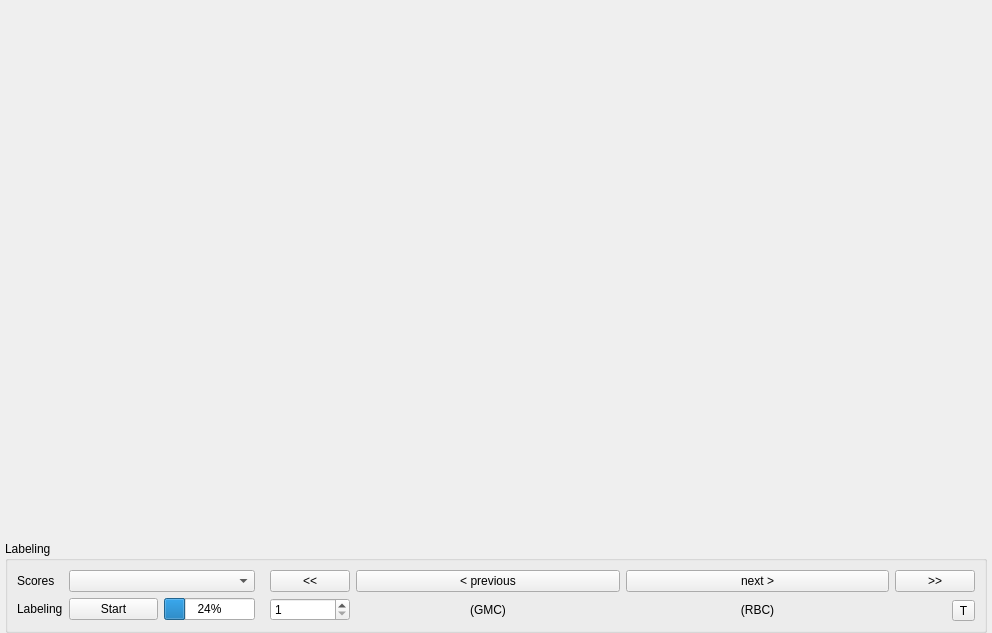
<?xml version="1.0" encoding="UTF-8"?>
<ui version="4.0">
 <class>binary</class>
 <widget class="QWidget" name="binary">
  <property name="geometry">
   <rect>
    <x>0</x>
    <y>0</y>
    <width>992</width>
    <height>633</height>
   </rect>
  </property>
  <property name="windowTitle">
   <string>Form</string>
  </property>
  <layout class="QVBoxLayout" name="verticalLayout_2" stretch="0,0">
   <property name="leftMargin">
    <number>5</number>
   </property>
   <property name="rightMargin">
    <number>5</number>
   </property>
   <property name="bottomMargin">
    <number>0</number>
   </property>
   <item>
    <widget class="WidgetVisualize" name="widget_vis" native="true">
     <property name="sizePolicy">
      <sizepolicy hsizetype="Preferred" vsizetype="Expanding">
       <horstretch>0</horstretch>
       <verstretch>0</verstretch>
      </sizepolicy>
     </property>
    </widget>
   </item>
   <item>
    <widget class="QGroupBox" name="groupBox">
     <property name="title">
      <string>Labeling</string>
     </property>
     <layout class="QHBoxLayout" name="horizontalLayout" stretch="1,3">
      <item>
       <layout class="QFormLayout" name="formLayout">
        <item row="0" column="0">
         <widget class="QLabel" name="label_3">
          <property name="text">
           <string>Scores</string>
          </property>
         </widget>
        </item>
        <item row="0" column="1">
         <widget class="CheckableComboBox" name="comboBox_score"/>
        </item>
        <item row="1" column="0">
         <widget class="QLabel" name="label_4">
          <property name="text">
           <string>Labeling</string>
          </property>
         </widget>
        </item>
        <item row="1" column="1">
         <layout class="QHBoxLayout" name="horizontalLayout_3">
          <item>
           <widget class="QPushButton" name="pushButton_start">
            <property name="sizePolicy">
             <sizepolicy hsizetype="Expanding" vsizetype="Fixed">
              <horstretch>0</horstretch>
              <verstretch>0</verstretch>
             </sizepolicy>
            </property>
            <property name="text">
             <string>Start</string>
            </property>
           </widget>
          </item>
          <item>
           <widget class="QProgressBar" name="progressBar">
            <property name="sizePolicy">
             <sizepolicy hsizetype="Preferred" vsizetype="Fixed">
              <horstretch>0</horstretch>
              <verstretch>0</verstretch>
             </sizepolicy>
            </property>
            <property name="value">
             <number>24</number>
            </property>
           </widget>
          </item>
         </layout>
        </item>
       </layout>
      </item>
      <item>
       <widget class="QWidget" name="widget_label_keys" native="true">
        <layout class="QHBoxLayout" name="horizontalLayout_2" stretch="0,1,4,1,0">
         <property name="leftMargin">
          <number>9</number>
         </property>
         <property name="topMargin">
          <number>0</number>
         </property>
         <property name="rightMargin">
          <number>0</number>
         </property>
         <property name="bottomMargin">
          <number>0</number>
         </property>
         <item>
          <layout class="QVBoxLayout" name="verticalLayout_6">
           <item>
            <widget class="QPushButton" name="pushButton_fast_prev">
             <property name="toolTip">
              <string>Skip to last unlabeled event</string>
             </property>
             <property name="text">
              <string>&lt;&lt;</string>
             </property>
            </widget>
           </item>
           <item>
            <widget class="QSpinBox" name="spinBox_jump_to">
             <property name="toolTip">
              <string>Event index, edit to jump to event</string>
             </property>
             <property name="minimum">
              <number>1</number>
             </property>
            </widget>
           </item>
          </layout>
         </item>
         <item>
          <layout class="QVBoxLayout" name="verticalLayout_3">
           <item>
            <widget class="QPushButton" name="pushButton_prev">
             <property name="sizePolicy">
              <sizepolicy hsizetype="Expanding" vsizetype="Fixed">
               <horstretch>0</horstretch>
               <verstretch>0</verstretch>
              </sizepolicy>
             </property>
             <property name="text">
              <string>&lt; previous</string>
             </property>
            </widget>
           </item>
           <item>
            <widget class="QLabel" name="label_score_prev">
             <property name="text">
              <string>(GMC)</string>
             </property>
             <property name="alignment">
              <set>Qt::AlignCenter</set>
             </property>
            </widget>
           </item>
          </layout>
         </item>
         <item>
          <layout class="QHBoxLayout" name="layout_label_buttons"/>
         </item>
         <item>
          <layout class="QVBoxLayout" name="verticalLayout_4">
           <item>
            <widget class="QPushButton" name="pushButton_next">
             <property name="sizePolicy">
              <sizepolicy hsizetype="Expanding" vsizetype="Fixed">
               <horstretch>0</horstretch>
               <verstretch>0</verstretch>
              </sizepolicy>
             </property>
             <property name="text">
              <string>next &gt;</string>
             </property>
            </widget>
           </item>
           <item>
            <widget class="QLabel" name="label_score_next">
             <property name="text">
              <string>(RBC)</string>
             </property>
             <property name="alignment">
              <set>Qt::AlignCenter</set>
             </property>
            </widget>
           </item>
          </layout>
         </item>
         <item>
          <layout class="QVBoxLayout" name="verticalLayout">
           <item>
            <widget class="QPushButton" name="pushButton_fast_next">
             <property name="toolTip">
              <string>Skip to next unlabeled event</string>
             </property>
             <property name="text">
              <string>&gt;&gt;</string>
             </property>
            </widget>
           </item>
           <item alignment="Qt::AlignRight|Qt::AlignBottom">
            <widget class="QToolButton" name="toolButton_reset">
             <property name="toolTip">
              <string>Reset labels for current event</string>
             </property>
             <property name="text">
              <string>T</string>
             </property>
            </widget>
           </item>
          </layout>
         </item>
        </layout>
       </widget>
      </item>
     </layout>
    </widget>
   </item>
  </layout>
 </widget>
 <customwidgets>
  <customwidget>
   <class>WidgetVisualize</class>
   <extends>QWidget</extends>
   <header>dctag.gui.widget_vis</header>
   <container>1</container>
  </customwidget>
  <customwidget>
   <class>CheckableComboBox</class>
   <extends>QComboBox</extends>
   <header>dctag.gui.tab_multiple</header>
  </customwidget>
 </customwidgets>
 <resources/>
 <connections/>
</ui>
